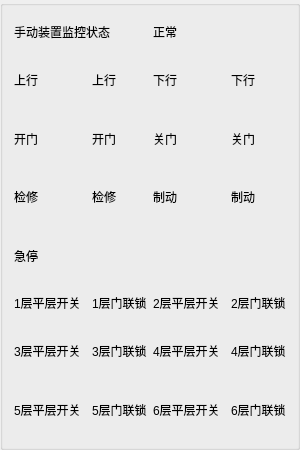
        <widget class="QGroupBox" name="groupBox_2">
         <property name="minimumSize">
          <size>
           <width>300</width>
           <height>450</height>
          </size>
         </property>
         <property name="maximumSize">
          <size>
           <width>300</width>
           <height>450</height>
          </size>
         </property>
         <property name="title">
          <string/>
         </property>
         <layout class="QGridLayout" name="gridLayout_12">
          <item row="0" column="0">
           <layout class="QGridLayout" name="gridLayout">
            <item row="1" column="0">
             <widget class="QLabel" name="label_22">
              <property name="minimumSize">
               <size>
                <width>0</width>
                <height>20</height>
               </size>
              </property>
              <property name="text">
               <string>上行</string>
              </property>
             </widget>
            </item>
            <item row="5" column="2">
             <widget class="QLabel" name="label_32">
              <property name="minimumSize">
               <size>
                <width>0</width>
                <height>20</height>
               </size>
              </property>
              <property name="text">
               <string>制动</string>
              </property>
             </widget>
            </item>
            <item row="3" column="2">
             <widget class="QLabel" name="label_40">
              <property name="minimumSize">
               <size>
                <width>0</width>
                <height>20</height>
               </size>
              </property>
              <property name="text">
               <string>关门</string>
              </property>
             </widget>
            </item>
            <item row="5" column="3">
             <widget class="QLabel" name="label_zd">
              <property name="minimumSize">
               <size>
                <width>0</width>
                <height>20</height>
               </size>
              </property>
              <property name="text">
               <string>制动</string>
              </property>
             </widget>
            </item>
            <item row="1" column="2">
             <widget class="QLabel" name="label_24">
              <property name="minimumSize">
               <size>
                <width>0</width>
                <height>20</height>
               </size>
              </property>
              <property name="text">
               <string>下行</string>
              </property>
             </widget>
            </item>
            <item row="3" column="1">
             <widget class="QLabel" name="label_km">
              <property name="minimumSize">
               <size>
                <width>0</width>
                <height>20</height>
               </size>
              </property>
              <property name="text">
               <string>开门</string>
              </property>
             </widget>
            </item>
            <item row="5" column="1">
             <widget class="QLabel" name="label_jx">
              <property name="minimumSize">
               <size>
                <width>0</width>
                <height>20</height>
               </size>
              </property>
              <property name="text">
               <string>检修</string>
              </property>
             </widget>
            </item>
            <item row="3" column="0">
             <widget class="QLabel" name="label_29">
              <property name="minimumSize">
               <size>
                <width>0</width>
                <height>20</height>
               </size>
              </property>
              <property name="text">
               <string>开门</string>
              </property>
             </widget>
            </item>
            <item row="1" column="3">
             <widget class="QLabel" name="label_xx">
              <property name="minimumSize">
               <size>
                <width>0</width>
                <height>20</height>
               </size>
              </property>
              <property name="text">
               <string>下行</string>
              </property>
             </widget>
            </item>
            <item row="0" column="2">
             <widget class="QLabel" name="label_sdzzjkzt">
              <property name="sizePolicy">
               <sizepolicy hsizetype="Maximum" vsizetype="Preferred">
                <horstretch>0</horstretch>
                <verstretch>0</verstretch>
               </sizepolicy>
              </property>
              <property name="minimumSize">
               <size>
                <width>0</width>
                <height>20</height>
               </size>
              </property>
              <property name="maximumSize">
               <size>
                <width>100</width>
                <height>30</height>
               </size>
              </property>
              <property name="text">
               <string>正常</string>
              </property>
             </widget>
            </item>
            <item row="3" column="3">
             <widget class="QLabel" name="label_gm">
              <property name="minimumSize">
               <size>
                <width>0</width>
                <height>20</height>
               </size>
              </property>
              <property name="text">
               <string>关门</string>
              </property>
             </widget>
            </item>
            <item row="5" column="0">
             <widget class="QLabel" name="label_31">
              <property name="minimumSize">
               <size>
                <width>0</width>
                <height>20</height>
               </size>
              </property>
              <property name="text">
               <string>检修</string>
              </property>
             </widget>
            </item>
            <item row="0" column="0" colspan="2">
             <widget class="QLabel" name="label_8">
              <property name="sizePolicy">
               <sizepolicy hsizetype="Maximum" vsizetype="Preferred">
                <horstretch>0</horstretch>
                <verstretch>0</verstretch>
               </sizepolicy>
              </property>
              <property name="minimumSize">
               <size>
                <width>0</width>
                <height>20</height>
               </size>
              </property>
              <property name="maximumSize">
               <size>
                <width>16777215</width>
                <height>30</height>
               </size>
              </property>
              <property name="text">
               <string>手动装置监控状态</string>
              </property>
             </widget>
            </item>
            <item row="1" column="1">
             <widget class="QLabel" name="label_sx">
              <property name="minimumSize">
               <size>
                <width>0</width>
                <height>20</height>
               </size>
              </property>
              <property name="text">
               <string>上行</string>
              </property>
             </widget>
            </item>
            <item row="10" column="1">
             <widget class="QLabel" name="label_mls_5">
              <property name="minimumSize">
               <size>
                <width>0</width>
                <height>20</height>
               </size>
              </property>
              <property name="text">
               <string>5层门联锁</string>
              </property>
             </widget>
            </item>
            <item row="10" column="0">
             <widget class="QLabel" name="label_89">
              <property name="minimumSize">
               <size>
                <width>80</width>
                <height>20</height>
               </size>
              </property>
              <property name="text">
               <string>5层平层开关</string>
              </property>
             </widget>
            </item>
            <item row="10" column="2">
             <widget class="QLabel" name="label_90">
              <property name="minimumSize">
               <size>
                <width>80</width>
                <height>20</height>
               </size>
              </property>
              <property name="text">
               <string>6层平层开关</string>
              </property>
             </widget>
            </item>
            <item row="10" column="3">
             <widget class="QLabel" name="label_mls_6">
              <property name="minimumSize">
               <size>
                <width>0</width>
                <height>20</height>
               </size>
              </property>
              <property name="text">
               <string>6层门联锁</string>
              </property>
             </widget>
            </item>
            <item row="9" column="0">
             <widget class="QLabel" name="label_86">
              <property name="minimumSize">
               <size>
                <width>80</width>
                <height>20</height>
               </size>
              </property>
              <property name="text">
               <string>3层平层开关</string>
              </property>
             </widget>
            </item>
            <item row="8" column="1">
             <widget class="QLabel" name="label_mls_1">
              <property name="sizePolicy">
               <sizepolicy hsizetype="Maximum" vsizetype="Preferred">
                <horstretch>0</horstretch>
                <verstretch>0</verstretch>
               </sizepolicy>
              </property>
              <property name="minimumSize">
               <size>
                <width>0</width>
                <height>20</height>
               </size>
              </property>
              <property name="maximumSize">
               <size>
                <width>100</width>
                <height>30</height>
               </size>
              </property>
              <property name="text">
               <string>1层门联锁</string>
              </property>
             </widget>
            </item>
            <item row="8" column="0">
             <widget class="QLabel" name="label_14">
              <property name="minimumSize">
               <size>
                <width>80</width>
                <height>20</height>
               </size>
              </property>
              <property name="text">
               <string>1层平层开关</string>
              </property>
             </widget>
            </item>
            <item row="8" column="2">
             <widget class="QLabel" name="label_87">
              <property name="minimumSize">
               <size>
                <width>80</width>
                <height>20</height>
               </size>
              </property>
              <property name="text">
               <string>2层平层开关</string>
              </property>
             </widget>
            </item>
            <item row="9" column="1">
             <widget class="QLabel" name="label_mls_3">
              <property name="minimumSize">
               <size>
                <width>0</width>
                <height>20</height>
               </size>
              </property>
              <property name="text">
               <string>3层门联锁</string>
              </property>
             </widget>
            </item>
            <item row="9" column="3">
             <widget class="QLabel" name="label_mls_4">
              <property name="minimumSize">
               <size>
                <width>0</width>
                <height>20</height>
               </size>
              </property>
              <property name="text">
               <string>4层门联锁</string>
              </property>
             </widget>
            </item>
            <item row="9" column="2">
             <widget class="QLabel" name="label_88">
              <property name="minimumSize">
               <size>
                <width>80</width>
                <height>20</height>
               </size>
              </property>
              <property name="text">
               <string>4层平层开关</string>
              </property>
             </widget>
            </item>
            <item row="8" column="3">
             <widget class="QLabel" name="label_mls_2">
              <property name="minimumSize">
               <size>
                <width>0</width>
                <height>20</height>
               </size>
              </property>
              <property name="text">
               <string>2层门联锁</string>
              </property>
             </widget>
            </item>
            <item row="6" column="0">
             <widget class="QLabel" name="label_10">
              <property name="minimumSize">
               <size>
                <width>0</width>
                <height>20</height>
               </size>
              </property>
              <property name="text">
               <string>急停</string>
              </property>
             </widget>
            </item>
            <item row="6" column="1">
             <widget class="QLabel" name="label_jt">
              <property name="minimumSize">
               <size>
                <width>0</width>
                <height>20</height>
               </size>
              </property>
              <property name="text">
               <string/>
              </property>
             </widget>
            </item>
           </layout>
          </item>
         </layout>
        </widget>
